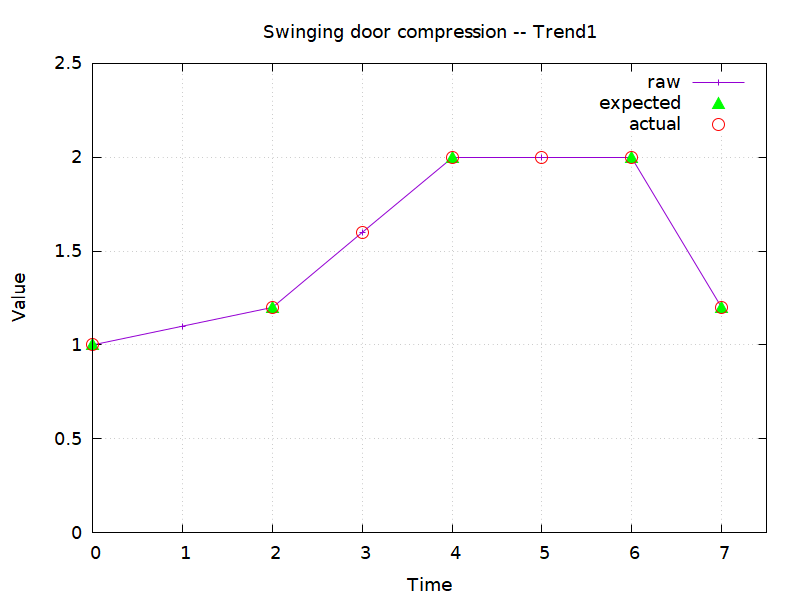

Reproduce this figure in gnuplot.
reset

# set terminal dumb
set term pngcairo size 800,600 enhanced
set output "trend1.png"

set grid
set title "Swinging door compression -- Trend1"
set xlabel "Time"
set ylabel "Value"

set xrange [0:7.5]
set yrange [0:2.5]

set style line 2 lc rgb "green" pt 9    # triangle
set style line 3 lc rgb "red"   pt 6    # circle

#set datafile separator ";"

# replot is also possible for the second plot
plot    "trend1_raw.csv"         with linespoints      title "raw", \
        "trend1_compressed.csv"  with points ls 2 ps 2 title "expected", \
        "trend1_actual.csv"      with points ls 3 ps 2 title "actual"
